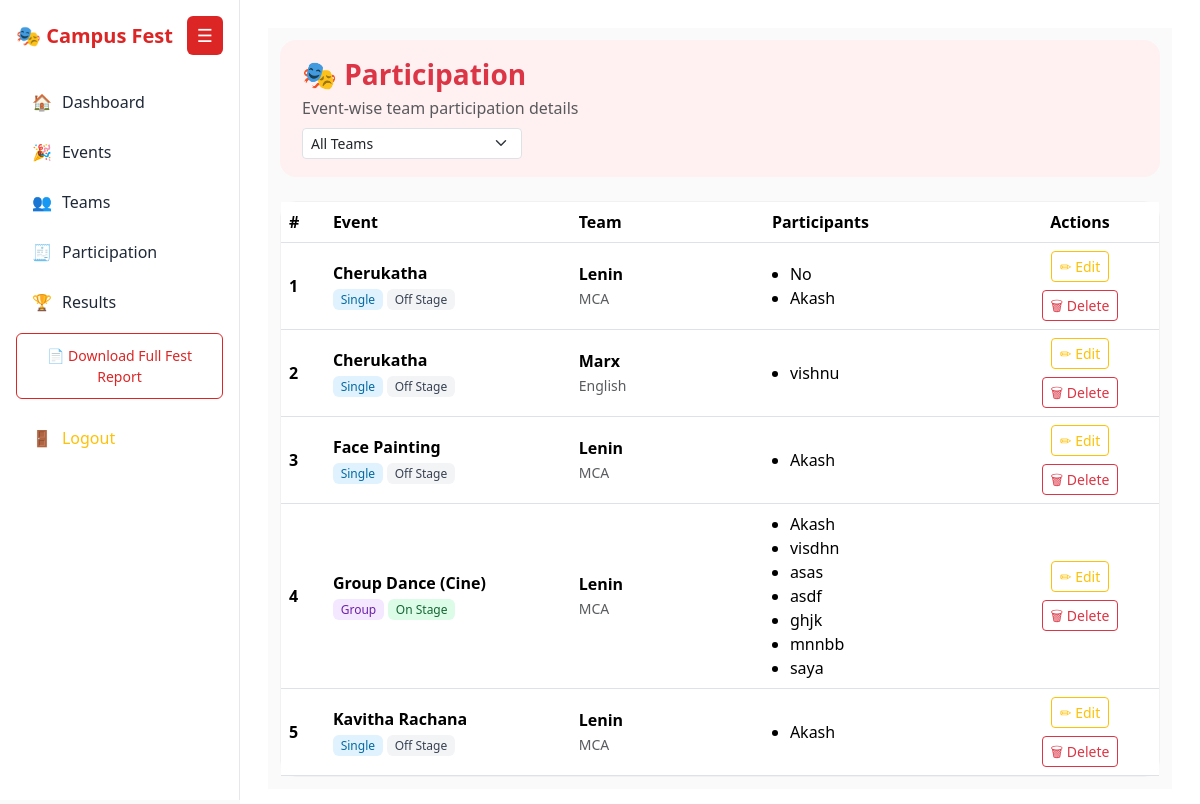
The page /ad/participations/ (signed in) on the database as committed earlier.
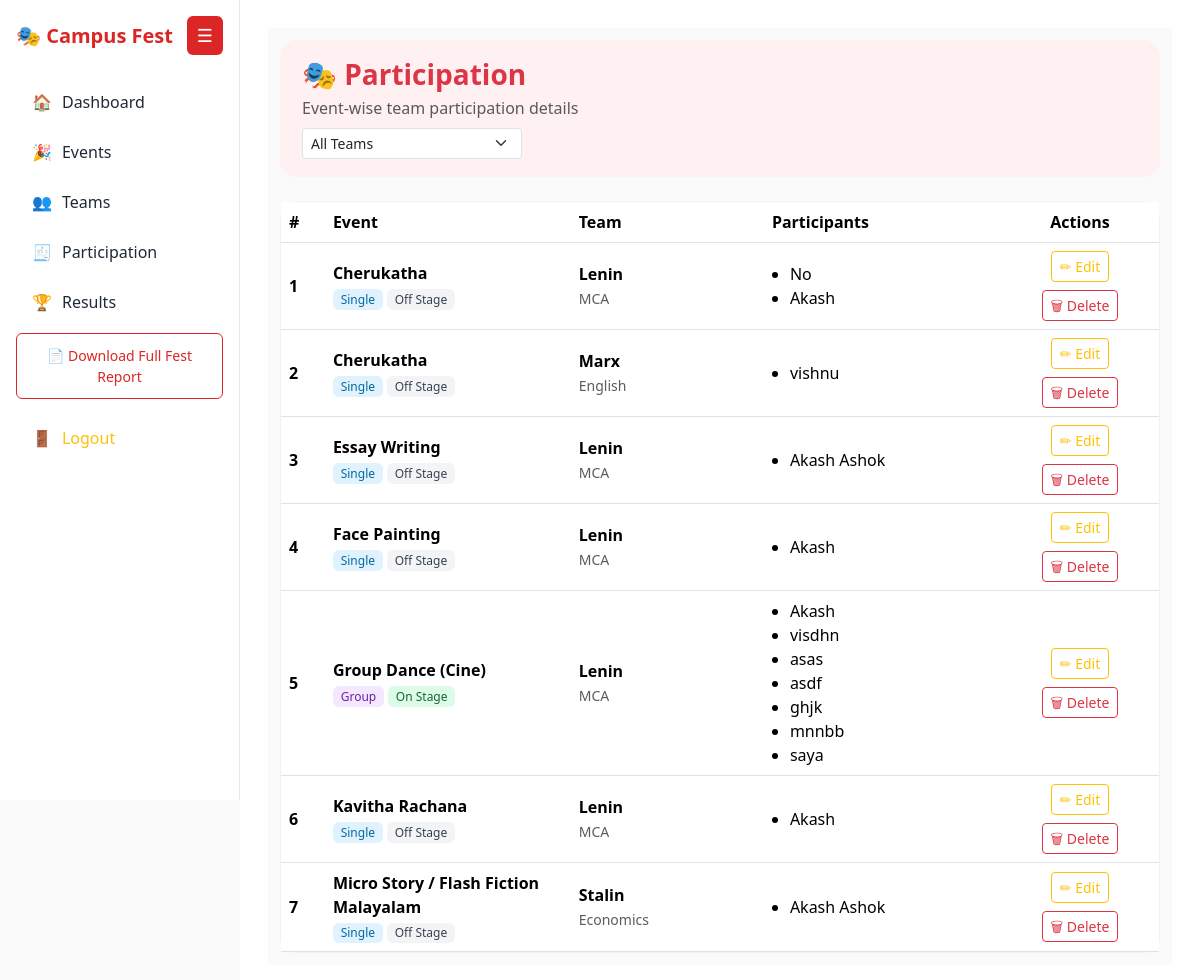
The same page on the database as committed later.
### app/models.py (models this page shows, shortened)
class Event(models.Model):
    STAGE_TYPE_CHOICES = (
        ('ON_STAGE', 'On Stage'),
        ('OFF_STAGE', 'Off Stage'),
    )
    EVENT_TYPE_CHOICES = (
        ('SINGLE', 'Single'),
        ('GROUP', 'Group'),
    )
    name = models.CharField(max_length=200, unique=True)
    stage_type = models.CharField(
        max_length=10,
        choices=STAGE_TYPE_CHOICES
    )
    event_type = models.CharField(
        max_length=10,
        choices=EVENT_TYPE_CHOICES
    )
    min_team_size = models.PositiveIntegerField(default=1)
    max_team_size = models.PositiveIntegerField(default=1)

class Team(models.Model):
    team_name = models.CharField(max_length=150)
    department = models.CharField(max_length=100)

class Participation(models.Model):
    event = models.ForeignKey(
        Event,
        on_delete=models.CASCADE,
        related_name='participations'
    )
    team = models.ForeignKey(
        Team,
        on_delete=models.CASCADE,
        related_name='participations'
    )
    participant_name = models.CharField(max_length=150)
    class Meta:
        unique_together = ('event', 'team', 'participant_name')

### app/views.py (the view)
# urls.py: path('ad/participations/', views.participation_list, name='participation_list'),
@login_required
def participation_list(request):
    team_id = request.GET.get('team')
    participations = Participation.objects.select_related(
        'event', 'team'
    ).order_by('event__name', 'team__team_name')
    if team_id:
        participations = participations.filter(team_id=team_id)
    grouped = defaultdict(list)
    for p in participations:
        key = (p.event, p.team)
        grouped[key].append(p.participant_name)
    grouped_data = [
        {
            'event': event,
            'team': team,
            'participants': names
        }
        for (event, team), names in grouped.items()
    ]
    teams = Team.objects.all().order_by('team_name')
    return render(
        request,
        'participation_list.html',
        {
            'grouped_data': grouped_data,
            'teams': teams,
            'selected_team': team_id,
        }
    )

### app/templates/participation_list.html (shortened to what this page needs)
{% extends "base.html" %}
{% block content %}
<div class="container-fluid participation-wrap">
    <div class="participation-header mb-4">
        <h3 class="fw-semibold text-danger mb-1">🎭 Participation</h3>
        <p class="text-muted mb-2">Event-wise team participation details</p>
        <form method="get" class="d-flex gap-2 flex-wrap">
            <select name="team"
                    class="form-select form-select-sm"
                    onchange="this.form.submit()"
                    style="max-width:220px">
                <option value="">All Teams</option>
            </select>
        </form>
    </div>
    <div class="card participation-card d-none d-md-block">
        <div class="table-responsive">
            <table class="table table-hover align-middle mb-0">
                <thead class="participation-thead">
                    <tr>
                        <th style="width:5%">#</th>
                        <th style="width:28%">Event</th>
                        <th style="width:22%">Team</th>
                        <th>Participants</th>
                        <th style="width:18%" class="text-center">Actions</th>
                    </tr>
                </thead>
                <tbody>
                {% for row in grouped_data %}
                    <tr>
                        <td class="fw-semibold">{{ forloop.counter }}</td>
                        <td>
                            <div class="fw-semibold">{{ row.event.name }}</div>
                            <div class="mt-1 d-flex gap-1 flex-wrap">
                                {% if row.event.event_type == 'SINGLE' %}
                                    <span class="badge badge-soft-blue">Single</span>
                                {% else %}
                                    <span class="badge badge-soft-purple">Group</span>
                                {% endif %}
                                {% if row.event.stage_type == 'ON_STAGE' %}
                                    <span class="badge badge-soft-green">On Stage</span>
                                {% else %}
                                    <span class="badge badge-soft-gray">Off Stage</span>
                                {% endif %}
                            </div>
                        </td>
                        <td>
                            <div class="fw-semibold">{{ row.team.team_name }}</div>
                            <small class="text-muted">{{ row.team.department }}</small>
                        </td>
                        <td>
                            <ul class="participant-list mb-0">
                                {% for name in row.participants %}
                                    <li>{{ name }}</li>
                                {% endfor %}
                            </ul>
                        </td>
                        <td class="text-center">
                            <div class="d-flex justify-content-center gap-2 flex-wrap">
                                <a href="{% url 'participation_edit' row.event.id row.team.id %}"
                                   class="btn btn-sm btn-outline-warning">
                                    ✏ Edit
                                </a>
                                <a href="{% url 'participation_delete' row.event.id row.team.id %}"
                                   class="btn btn-sm btn-outline-danger"
                                   onclick="return confirm('Delete all participants for this team in this event?');">
                                    🗑 Delete
                                </a>
                            </div>
                        </td>
                    </tr>
                {% empty %}
                    <tr>
                        <td colspan="5" class="text-center text-muted py-4">
                            No participation records found
                        </td>
                    </tr>
                {% endfor %}
                </tbody>
            </table>
        </div>
    </div>
</div>
{% endblock %}

Rows that differ between the two databases and show on the page:
now on this page (row unchanged): Event: event.name "Essay Writing", event_type "Single", stage_type "Off Stage", team.team_name "Lenin", team.department "MCA"
added Participation: participants "Akash Ashok"
now on this page (row edited): Event: event.name "Micro Story / Flash Fiction Malayalam", event_type "Single", stage_type "Off Stage", team.team_name "Stalin", team.department "Economics"
added Participation: participants "Akash Ashok"
